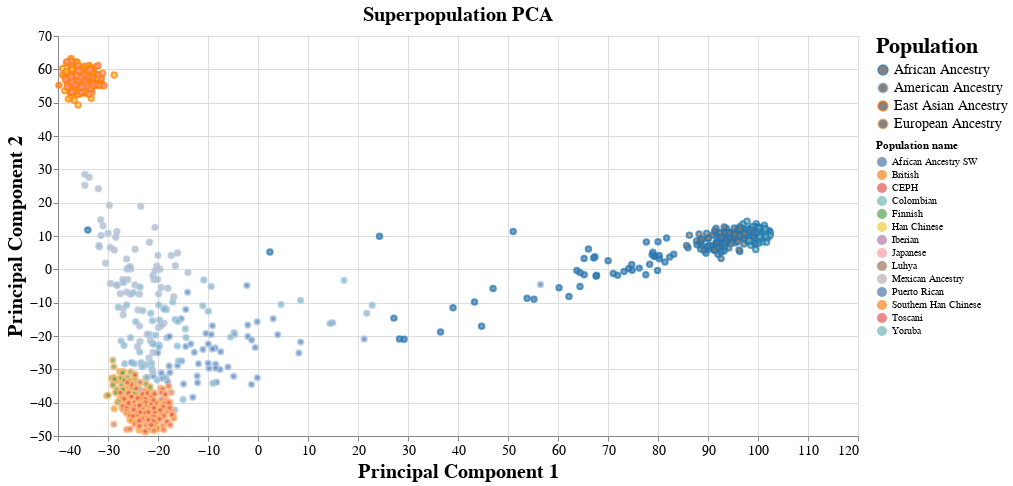

The cell this chart's notebook holds for it:
### Code cell
chart = alt.Chart(df_plot).mark_point().encode(
    x=alt.X('PC1', title='Principal Component 1', axis=alt.Axis(titleFontSize=20, labelFontSize=14)),
    y=alt.Y('PC2', title='Principal Component 2', axis=alt.Axis(titleFontSize=20, labelFontSize=14)),
    color=alt.Color('Superpopulation name', scale=alt.Scale(scheme='category20'),
                    legend=alt.Legend(title='Population',
                                      titleFontSize=22,  # Font size for the legend title
                                      labelFontSize=14)),  # Font size for the legend labels
    fill='Population name'
).properties(
    title=alt.TitleParams(text='Superpopulation PCA', fontSize=20),
    width=800,  # Set width as per your requirements
    height=400  # Set height as per your requirements
)
chart.save('Superpopulation_3ch_PCA_pop_fill.png', format='png')  # Save as PNG

# Display the chart
chart

### Figure 1 — Vega-Lite specification as saved in the notebook (floating-point values rounded to 4 significant figures; data arrays with more than 128 entries replaced by an {"elided": "..."} marker saying what was removed)
{"config": {"view": {"continuousWidth": 300, "continuousHeight": 300}}, "data": {"name": "data-56948ad0e2a4f000e6486690db6541e2"}, "mark": {"type": "point"}, "encoding": {"color": {"field": "Superpopulation name", "legend": {"labelFontSize": 14, "title": "Population", "titleFontSize": 22}, "scale": {"scheme": "category20"}, "type": "nominal"}, "fill": {"field": "Population name", "type": "nominal"}, "x": {"axis": {"labelFontSize": 14, "titleFontSize": 20}, "field": "PC1", "title": "Principal Component 1", "type": "quantitative"}, "y": {"axis": {"labelFontSize": 14, "titleFontSize": 20}, "field": "PC2", "title": "Principal Component 2", "type": "quantitative"}}, "height": 400, "title": {"text": "Superpopulation PCA", "fontSize": 20}, "width": 800, "$schema": "https://vega.github.io/schema/vega-lite/v5.8.0.json", "datasets": {"data-56948ad0e2a4f000e6486690db6541e2": {"elided": "1092 records"}}}
